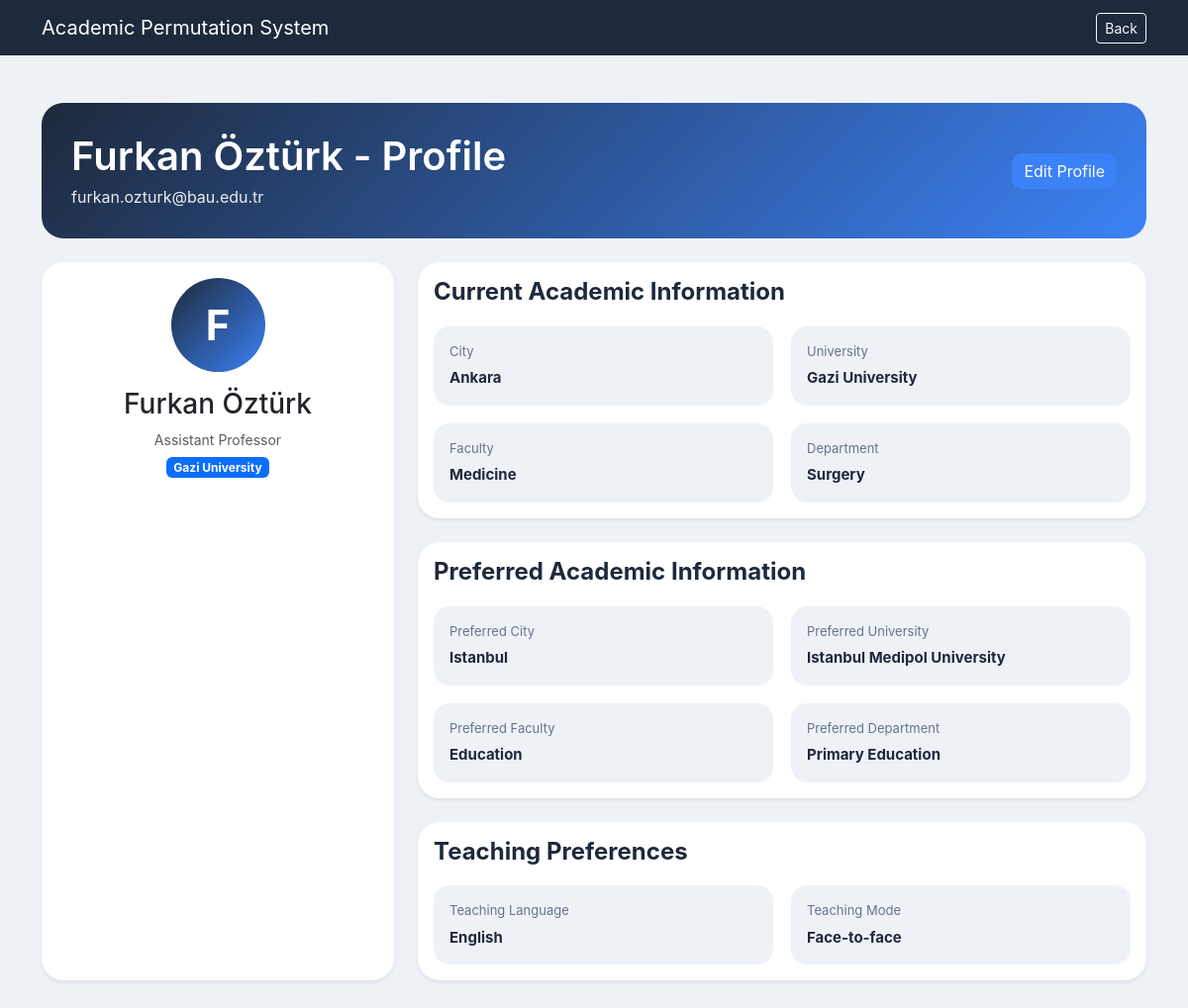
/profile/10 (signed in), run on the app's committed database.
### tables this page shows
CREATE TABLE "users" (
	"id"	INTEGER,
	"email"	TEXT,
	"name"	TEXT NOT NULL,
	"rank"	TEXT NOT NULL,
	"department"	TEXT NOT NULL,
	"current_faculty"	TEXT,
	"current_university"	TEXT NOT NULL,
	"current_city"	TEXT NOT NULL,
	"preferred_faculty"	TEXT,
	"preferred_department"	TEXT,
	"preferred_university"	TEXT NOT NULL,
	"preferred_city"	TEXT NOT NULL,
	"teaching_language"	TEXT,
	"teaching_mode"	TEXT,
	"profile_picture"	TEXT, password_hash TEXT,
	PRIMARY KEY("id" AUTOINCREMENT)
);

### app.py (the view)
@app.route("/profile/<int:user_id>")
def profile(user_id):
    if not is_logged_in():
        return redirect("/login")
    conn = sqlite3.connect("database.db")
    conn.row_factory = sqlite3.Row
    cursor = conn.cursor()
    cursor.execute("SELECT * FROM users WHERE id = ?", (user_id,))
    user = cursor.fetchone()
    conn.close()
    if user is None:
        return "User not found"
    return render_template(
        "profile.html",
        user=user,
        back_url=profile_back_url(user_id),
        t=get_translations(),
        lang=get_language()
    )

### app.py (called while the page is built)
def is_logged_in():
    return "email" in session

def get_language():
    return session.get("language", "en")

def get_translations():
    lang = get_language()
    return translations.get(lang, translations["en"])

def profile_back_url(user_id):
    back_url = request.args.get("back_url")
    if back_url:
        return back_url
    referrer = request.referrer or ""
    own_profile_path = f"/profile/{user_id}"
    if referrer and "/edit-profile/" not in referrer and own_profile_path not in referrer:
        return referrer
    return "/dashboard"

### templates/profile.html (shortened to what this page needs)
<!DOCTYPE html>
<html lang="{{ lang }}">
<head>
    <link href="https://cdn.jsdelivr.net/npm/bootstrap@5.3.3/dist/css/bootstrap.min.css" rel="stylesheet">
    <link rel="stylesheet" href="{{ url_for('static', filename='style.css') }}">
</head>
<body>
<nav class="navbar navbar-dark">
    <div class="container d-flex justify-content-between align-items-center">
        <a class="navbar-brand" href="/dashboard">{{ t["app_name"] }}</a>
        <a
    href="{{ back_url }}"
    class="btn btn-outline-light btn-sm">
    {{ t["back"] }}
</a>
    </div>
</nav>
<div class="container py-5">
    <div class="profile-header mb-4">
        <div>
            <h1>{{ user["name"] }} - {{ t["profile"] }}</h1>
            <p>{{ user['email'] }}</p>
        </div>
       {% if session.email == user["email"] %}
<a href="/edit-profile/{{ user['id'] }}?back_url={{ back_url|urlencode }}" class="btn btn-primary">
    {{ t["edit_profile"] }}
</a>
{% endif %}
    </div>
    <div class="row g-4">
        <div class="col-lg-4">
            <div class="card profile-card shadow-sm h-100">
                <div class="card-body text-center">
                    {% if user['profile_picture'] %}
    <img src="{{ url_for('static', filename=user['profile_picture']) }}"
         class="profile-avatar-image"
         alt="Profile Picture">
{% else %}
    <div class="profile-avatar">
        {{ user['name'][0]|upper }}
    </div>
{% endif %}
                    <h3 class="mt-3">{{ user['name'] }}</h3>
                    <p class="text-muted mb-1">{{ user['rank'] }}</p>
                    <span class="badge bg-primary">{{ user['current_university'] }}</span>
                </div>
            </div>
        </div>
        <div class="col-lg-8">
            <div class="card shadow-sm profile-card">
                <div class="card-body">
                    <h4 class="section-title">{{ t["current_academic_info"] }}</h4>
                    <div class="info-grid">
                        <div>
                            <span>{{ t["city"] }}</span>
                            <strong>{{ user['current_city'] }}</strong>
                        </div>
                        <div>
                            <span>{{ t["university"] }}</span>
                            <strong>{{ user['current_university'] }}</strong>
                        </div>
                        <div>
                            <span>{{ t["faculty"] }}</span>
                            <strong>{{ user['current_faculty'] }}</strong>
                        </div>
                        <div>
                            <span>{{ t["department"] }}</span>
                            <strong>{{ user['department'] }}</strong>
                        </div>
                    </div>
                </div>
            </div>
            <div class="card shadow-sm profile-card mt-4">
                <div class="card-body">
                    <h4 class="section-title">{{ t["preferred_academic_info"] }}</h4>
                    <div class="info-grid">
                        <div>
                            <span>{{ t["preferred_city"] }}</span>
                            <strong>{{ user['preferred_city'] }}</strong>
                        </div>
                        <div>
                            <span>{{ t["preferred_university"] }}</span>
                            <strong>{{ user['preferred_university'] }}</strong>
                        </div>
                        <div>
                            <span>{{ t["preferred_faculty"] }}</span>
                            <strong>{{ user['preferred_faculty'] }}</strong>
                        </div>
                        <div>
                            <span>{{ t["preferred_department"] }}</span>
                            <strong>{{ user['preferred_department'] }}</strong>
                        </div>
                    </div>
                </div>
            </div>
            <div class="card shadow-sm profile-card mt-4">
                <div class="card-body">
                    <h4 class="section-title">{{ t["teaching_preferences"] }}</h4>
                    <div class="info-grid">
                        <div>
                            <span>{{ t["teaching_language"] }}</span>
                            <strong>{{ user['teaching_language'] }}</strong>
                        </div>
                        <div>
                            <span>{{ t["teaching_mode"] }}</span>
                            <strong>{{ user['teaching_mode'] }}</strong>
                        </div>
                    </div>
                </div>
            </div>
        </div>
    </div>
</div>
</body>
</html>

### static/style.css (style rules this page uses)
body { font-family: -apple-system, BlinkMacSystemFont, "Segoe UI", Roboto, sans-serif; background-color: #eef2f7; color: #1e293b; }
.navbar { background: #1e293b !important; }
h1, h2, h4 { font-weight: 600; color: #1e293b; }
.card { border: none; border-radius: 18px; transition: all 0.2s ease; }
.card-body p { margin-bottom: 6px; font-size: 14px; }
.btn-primary { background-color: #3b82f6; border: none; border-radius: 10px; }
.profile-header { background: linear-gradient(135deg, #1e293b, #3b82f6); color: white; border-radius: 22px; padding: 30px; display: flex; justify-content: space-between; align-items: center; }
.profile-header h1 { color: white; margin-bottom: 5px; }
.profile-header p { margin-bottom: 0; opacity: 0.9; }
.profile-card { border-radius: 22px; background-color: white; }
.profile-avatar { width: 95px; height: 95px; border-radius: 50%; background: linear-gradient(135deg, #1e293b, #3b82f6); color: white; display: flex; align-items: center; justify-content: center; font-size: 42px; font-weight: 700; margin: auto; }
.section-title { color: #1e293b; margin-bottom: 20px; font-weight: 700; }
.info-grid { display: grid; grid-template-columns: repeat(2, 1fr); gap: 18px; }
.info-grid div { background-color: #eef2f7; padding: 16px; border-radius: 16px; }
.info-grid span { display: block; font-size: 13px; color: #64748b; margin-bottom: 4px; }
.info-grid strong { color: #1e293b; font-size: 15px; }
.row.g-4 { --bs-gutter-y: 1.25rem; }

### data on the page
users: name "Furkan Öztürk", email "furkan.ozturk@bau.edu.tr", name "F", rank "Assistant Professor", current_university "Gazi University", current_city "Ankara", current_faculty "Medicine", department "Surgery", preferred_city "Istanbul", preferred_university "Istanbul Medipol University", preferred_faculty "Education", preferred_department "Primary Education", teaching_language "English", teaching_mode "Face-to-face"

### other printed values
{{ t["app_name"] }} "Academic Permutation System"
{{ t["back"] }} "Back"
{{ t["profile"] }} "Profile"
{{ t["edit_profile"] }} "Edit Profile"
{{ t["current_academic_info"] }} "Current Academic Information"
{{ t["city"] }} "City"
{{ t["university"] }} "University"
{{ t["faculty"] }} "Faculty"
{{ t["department"] }} "Department"
{{ t["preferred_academic_info"] }} "Preferred Academic Information"
{{ t["preferred_city"] }} "Preferred City"
{{ t["preferred_university"] }} "Preferred University"
{{ t["preferred_faculty"] }} "Preferred Faculty"
{{ t["preferred_department"] }} "Preferred Department"
{{ t["teaching_preferences"] }} "Teaching Preferences"
